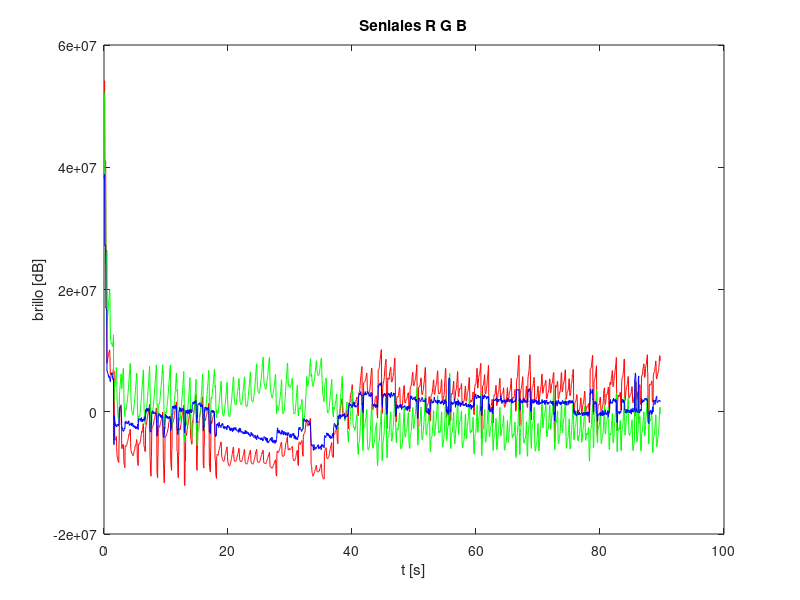

The MATLAB script that drew this image:
clear all;

load intensidad_RGB.mat; % brillo, 1 es R, 2 es G, 3 es B.

video_length = length(brillo);

frec_video = 29.37; %frecuencia muestreo video
t_video = 1/(frec_video); %tiempo muestreo video

ejeXvideo = 0 : t_video : ((video_length-1)*t_video);

figure;
plot( ejeXvideo, brillo(:, 1), 'r');
hold on;
plot( ejeXvideo, brillo(:, 2), 'g');
plot( ejeXvideo, brillo(:, 3), 'b');
xlabel('t [s]');
ylabel('brillo [dB]');
%%legend('Curva simulada','Curva teorica','location','NorthEastOutside');
title('Seniales R G B');
print -djpg imagen_cardiometro.jpg; %Octave
grid minor;

